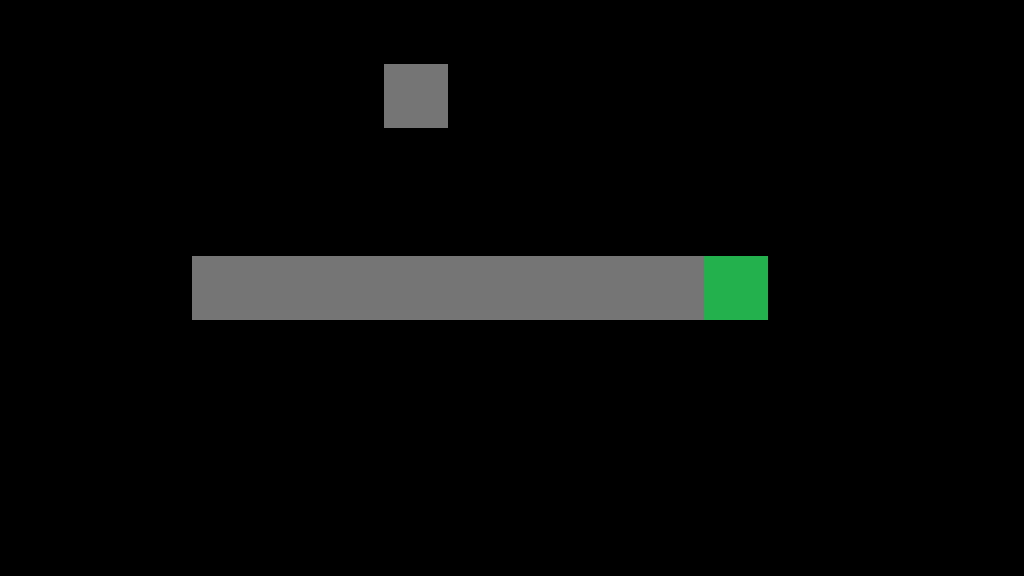

Rendered tile map (Tiled .tmx) drawn with the repository's tilesets; below, a short description and the map source with its tile grids summarised:
An orthogonal 16x9 tile map with 64x64 px tiles, 1 tile layer (Capa de Patrones 1), 3 tilesets.

<map version="1.0" orientation="orthogonal" renderorder="right-down" width="16" height="9" tilewidth="64" tileheight="64" nextobjectid="1">
 <tileset firstgid="1" name="finishWall" tilewidth="64" tileheight="64" tilecount="1" columns="1">
  <image source="finishWall.png" width="64" height="64" />
 </tileset>
 <tileset firstgid="2" name="wall" tilewidth="64" tileheight="64" tilecount="1" columns="1">
  <image source="wall.png" width="64" height="64" />
 </tileset>
 <tileset firstgid="3" name="activatorWall" tilewidth="64" tileheight="64" tilecount="1" columns="1">
  <image source="activatorWall.png" width="64" height="64" />
 </tileset>
 <layer name="Capa de Patrones 1" width="16" height="9">
  <data>[144 cells, 69 non-empty, 3 distinct tile ids]</data>
 </layer>
</map>
